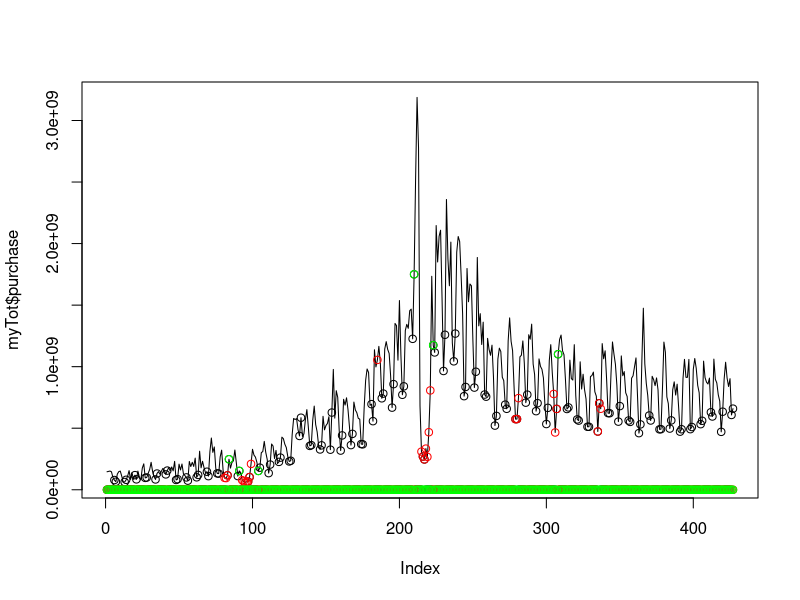
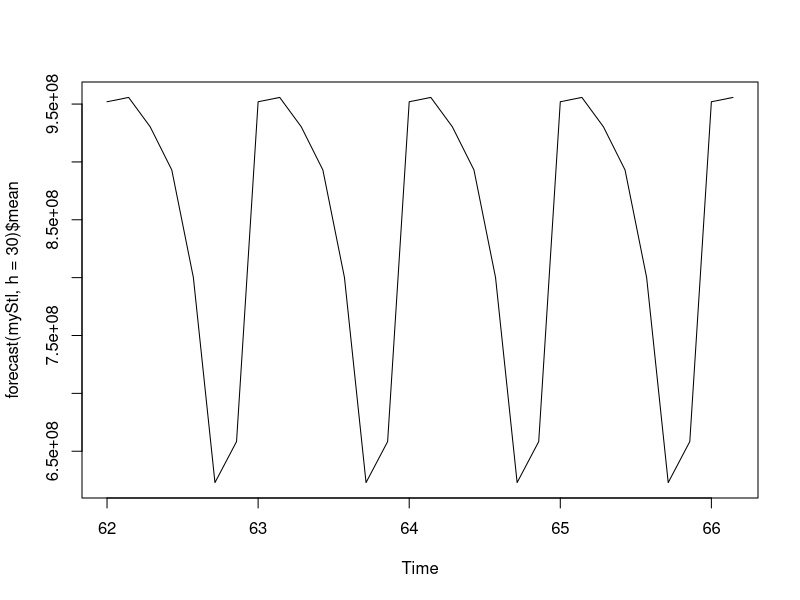

Reproduce these figures in R, in order.
library("forecast")
myTot=read.csv("myTot.csv",header=FALSE)
myTot=myTot[,-4]
names(myTot)=c("report_date","purchase","redeem")
myTot$purchase=as.numeric(myTot$purchase)
myTot$redeem=as.numeric(myTot$redeem)
myTot$report_date=as.integer(myTot$report_date)
myTot$report_date=as.Date(as.character(myTot$report_date),format="%Y%m%d")

#############假期特征
jiaqitemp=c("2013-09-19","2013-09-20","2013-09-21","2013-10-01","2013-10-02","2013-10-03","2013-10-04","2013-10-05",
            "2013-10-06","2013-10-07","2014-01-01","2014-01-31","2014-02-01","2014-02-02","2014-02-03","2014-02-04",
            "2014-02-05","2014-02-06","2014-04-05","2014-04-06","2014-04-07","2014-05-01","2014-05-02","2014-05-03",
            "2014-05-31","2014-06-01","2014-06-02","2014-09-06","2014-09-07","2014-09-08")
jiaqitemp=as.Date(jiaqitemp)

jiaqi=myTot$report_date %in% jiaqitemp+0
temp=as.Date("20140901",format="%Y%m%d")
sep=temp+0:29
yuceJiaqi=sep %in% jiaqitemp+0

buxiutemp=c("2013-09-22","2013-09-29","2013-10-12","2014-01-26","2014-02-08","2014-05-04","2014-09-28")
buxiutemp=as.Date(buxiutemp)
buxiu=myTot$report_date %in% buxiutemp+0
#周末
xingqi=strftime(myTot$report_date,format="%w")
zhoumo=as.numeric(xingqi%in%c("0","6"))
#########################

plot(myTot$purchase,type="l")
points((myTot$purchase*zhoumo),type="p")
#points((myTot$total_redeem_amt*((myTot$report_date=="2013-11-11")*1)),type="p",col="red")
points((myTot$purchase*jiaqi),type="p",col="red")
points((myTot$purchase*buxiu),type="p",col="green")

sx=ts(myTot$purchase,frequency=7,start=c(1,1))
#autoFit=auto.arima(sx,d=0,D=1,trace=TRUE)
#plot(forecast(autoFit,h=30)$residual)
##points((forecast(autoFit,h=30)$residual*jiaqi*(1-zhoumo)),type="p")
#points(forecast(autoFit,h=30)$residual*jiaqi*zhoumo,type="p",col="blue")
#points(forecast(autoFit,h=30)$residual*buxiu,type="p",col="red")
myStl=stl(sx,s.window="periodic",robust=TRUE)
plot(forecast(myStl,h=30)$mean)
